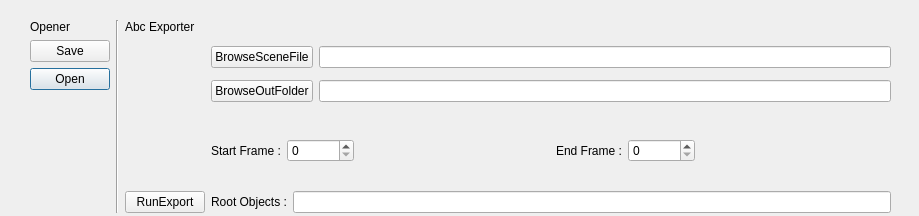
<?xml version="1.0" encoding="UTF-8"?>
<ui version="4.0">
 <class>Dialog</class>
 <widget class="QDialog" name="Dialog">
  <property name="enabled">
   <bool>true</bool>
  </property>
  <property name="geometry">
   <rect>
    <x>0</x>
    <y>0</y>
    <width>919</width>
    <height>216</height>
   </rect>
  </property>
  <property name="windowTitle">
   <string>Dialog</string>
  </property>
  <widget class="QWidget" name="horizontalLayoutWidget_4">
   <property name="geometry">
    <rect>
     <x>30</x>
     <y>20</y>
     <width>861</width>
     <height>193</height>
    </rect>
   </property>
   <layout class="QHBoxLayout" name="horizontalLayout">
    <item>
     <layout class="QGridLayout" name="gridLayout_2">
      <item row="4" column="0">
       <spacer name="verticalSpacer">
        <property name="orientation">
         <enum>Qt::Vertical</enum>
        </property>
        <property name="sizeHint" stdset="0">
         <size>
          <width>20</width>
          <height>40</height>
         </size>
        </property>
       </spacer>
      </item>
      <item row="3" column="0">
       <widget class="QPushButton" name="btn_openFile">
        <property name="text">
         <string>Open</string>
        </property>
       </widget>
      </item>
      <item row="1" column="0">
       <widget class="QLabel" name="label_2">
        <property name="text">
         <string>Opener</string>
        </property>
       </widget>
      </item>
      <item row="2" column="0">
       <widget class="QPushButton" name="btn_saveFile">
        <property name="text">
         <string>Save</string>
        </property>
       </widget>
      </item>
     </layout>
    </item>
    <item>
     <widget class="Line" name="line">
      <property name="orientation">
       <enum>Qt::Vertical</enum>
      </property>
     </widget>
    </item>
    <item>
     <layout class="QGridLayout" name="gridLayout">
      <item row="6" column="1">
       <layout class="QHBoxLayout" name="horizontalLayout_5">
        <item>
         <widget class="QLabel" name="label_3">
          <property name="text">
           <string>Root Objects :</string>
          </property>
         </widget>
        </item>
        <item>
         <widget class="QLineEdit" name="tb_abcRootObjects"/>
        </item>
       </layout>
      </item>
      <item row="1" column="0">
       <widget class="QLabel" name="label">
        <property name="text">
         <string>Abc Exporter</string>
        </property>
        <property name="indent">
         <number>0</number>
        </property>
       </widget>
      </item>
      <item row="2" column="0">
       <spacer name="verticalSpacer_2">
        <property name="orientation">
         <enum>Qt::Vertical</enum>
        </property>
        <property name="sizeHint" stdset="0">
         <size>
          <width>20</width>
          <height>40</height>
         </size>
        </property>
       </spacer>
      </item>
      <item row="6" column="0">
       <widget class="QPushButton" name="btn_abcRunExport">
        <property name="text">
         <string>RunExport</string>
        </property>
       </widget>
      </item>
      <item row="2" column="1">
       <layout class="QVBoxLayout" name="verticalLayout">
        <item>
         <layout class="QHBoxLayout" name="horizontalLayout_3">
          <item>
           <widget class="QPushButton" name="btn_abcBrowseSceneFile">
            <property name="text">
             <string>BrowseSceneFile</string>
            </property>
           </widget>
          </item>
          <item>
           <widget class="QLineEdit" name="tb_abcSceneFile"/>
          </item>
         </layout>
        </item>
        <item>
         <layout class="QHBoxLayout" name="horizontalLayout_4">
          <item>
           <widget class="QPushButton" name="btn_abcOutFolder">
            <property name="text">
             <string>BrowseOutFolder</string>
            </property>
           </widget>
          </item>
          <item>
           <widget class="QLineEdit" name="tb_abcOutFolder"/>
          </item>
         </layout>
        </item>
       </layout>
      </item>
      <item row="3" column="0">
       <spacer name="verticalSpacer_3">
        <property name="orientation">
         <enum>Qt::Vertical</enum>
        </property>
        <property name="sizeHint" stdset="0">
         <size>
          <width>20</width>
          <height>40</height>
         </size>
        </property>
       </spacer>
      </item>
      <item row="3" column="1">
       <layout class="QHBoxLayout" name="horizontalLayout_2">
        <item>
         <widget class="QLabel" name="label_4">
          <property name="text">
           <string>Start Frame :</string>
          </property>
         </widget>
        </item>
        <item>
         <widget class="QSpinBox" name="sb_startFrame">
          <property name="maximum">
           <number>999999999</number>
          </property>
         </widget>
        </item>
        <item>
         <spacer name="horizontalSpacer">
          <property name="orientation">
           <enum>Qt::Horizontal</enum>
          </property>
          <property name="sizeHint" stdset="0">
           <size>
            <width>40</width>
            <height>20</height>
           </size>
          </property>
         </spacer>
        </item>
        <item>
         <widget class="QLabel" name="label_5">
          <property name="text">
           <string>End Frame :</string>
          </property>
         </widget>
        </item>
        <item>
         <widget class="QSpinBox" name="sb_endFrame">
          <property name="maximum">
           <number>999999999</number>
          </property>
         </widget>
        </item>
        <item>
         <spacer name="horizontalSpacer_2">
          <property name="orientation">
           <enum>Qt::Horizontal</enum>
          </property>
          <property name="sizeHint" stdset="0">
           <size>
            <width>40</width>
            <height>20</height>
           </size>
          </property>
         </spacer>
        </item>
       </layout>
      </item>
     </layout>
    </item>
   </layout>
  </widget>
 </widget>
 <resources/>
 <connections/>
</ui>
